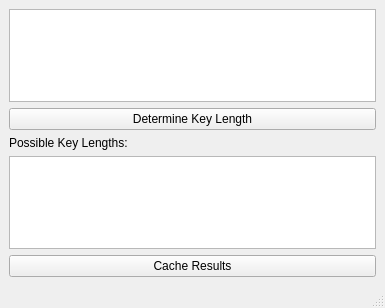
<?xml version="1.0" encoding="UTF-8"?>
<ui version="4.0">
 <class>KasiskiTestWindow</class>
 <widget class="QMainWindow" name="KasiskiTestWindow">
  <property name="geometry">
   <rect>
    <x>0</x>
    <y>0</y>
    <width>385</width>
    <height>308</height>
   </rect>
  </property>
  <property name="windowTitle">
   <string>Kasiski Test</string>
  </property>
  <widget class="QWidget" name="centralwidget">
   <layout class="QGridLayout" name="gridLayout">
    <item row="0" column="0">
     <widget class="QPlainTextEdit" name="CipherTest_TE"/>
    </item>
    <item row="2" column="0">
     <widget class="QLabel" name="PKL_Label">
      <property name="text">
       <string>Possible Key Lengths:</string>
      </property>
     </widget>
    </item>
    <item row="1" column="0">
     <widget class="QPushButton" name="DetermineKeyLength_Button">
      <property name="text">
       <string>Determine Key Length</string>
      </property>
     </widget>
    </item>
    <item row="4" column="0">
     <widget class="QPushButton" name="CacheResults_Button">
      <property name="text">
       <string>Cache Results</string>
      </property>
     </widget>
    </item>
    <item row="3" column="0">
     <widget class="QPlainTextEdit" name="KeyLengths_TE">
      <property name="textInteractionFlags">
       <set>Qt::TextSelectableByKeyboard|Qt::TextSelectableByMouse</set>
      </property>
     </widget>
    </item>
   </layout>
  </widget>
  <widget class="QStatusBar" name="statusbar"/>
 </widget>
 <resources/>
 <connections/>
</ui>
